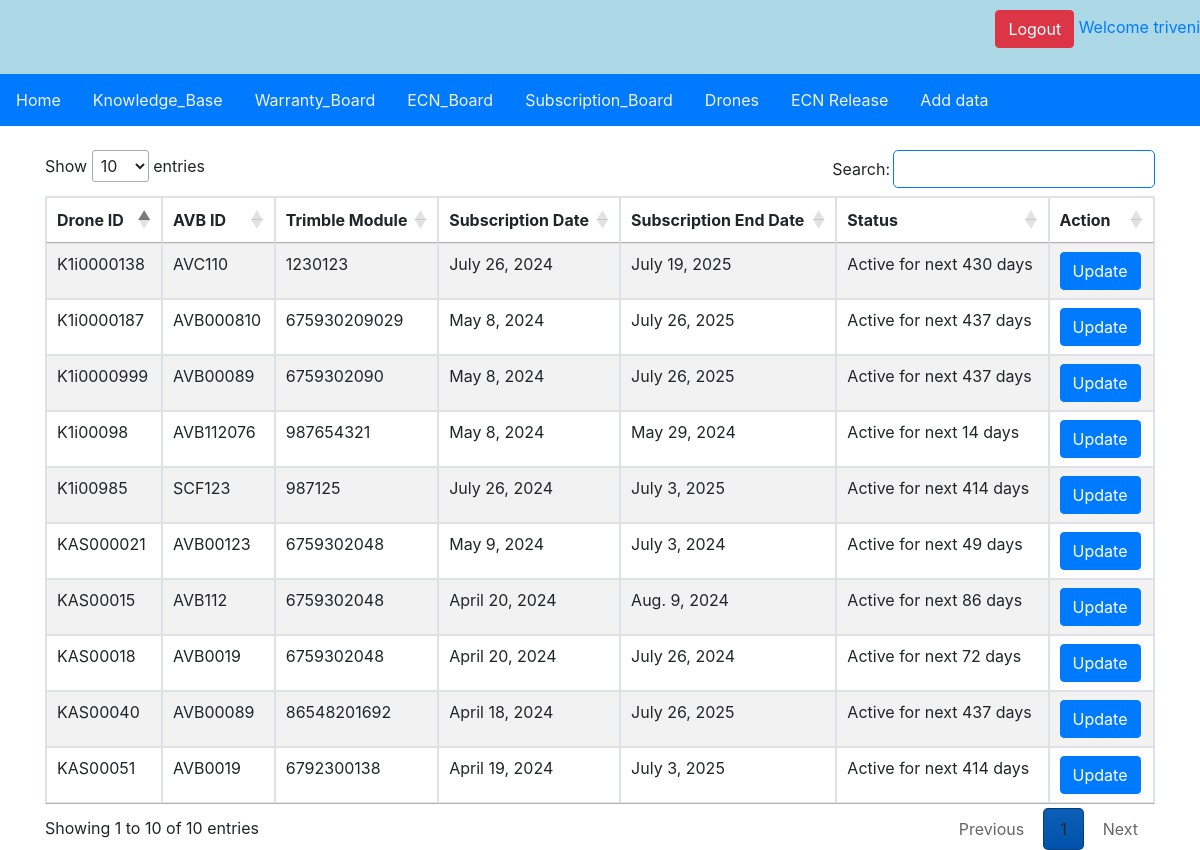
The app's page /subscription/ (signed in) with its own data.
### main/models.py (models this page shows, shortened)
class Drone(models.Model):
    id = models.AutoField(primary_key=True)
    Drone_id = models.CharField(max_length=20, unique=True)
    UIN = models.CharField(max_length=20, unique=True)
    drone_type = models.CharField(max_length=20, choices=type_drone, default=1)
    AVB = models.CharField(max_length=20)
    Timble_module = models.CharField(max_length=20)
    Subscription_date = models.DateField()
    Subscription_end_date = models.DateField()
    created_on = models.DateField(auto_now_add=True)

### main/views.py (the view)
# urls.py: path('subscription/', views.Subscription, name='subscription'),
def Subscription(request):
    drones = Drone.objects.all()
    today = datetime.now().date()  # Get today's date
    for drone in drones:
        if drone.Subscription_end_date < today:
            drone.subscription_status = 'Expired'
        else:
            days_remaining = (drone.Subscription_end_date - today).days
            drone.subscription_status = f'Active for next {days_remaining} days'
    return render(request, 'Subscription.html', {'drones': drones, 'today': today})

### static/templates/subscription.html (shortened to what this page needs)
{% include 'nav.html' %}
<!DOCTYPE html>
<html lang="en">
<head>
    <link rel="stylesheet" href="https://stackpath.bootstrapcdn.com/bootstrap/4.5.2/css/bootstrap.min.css">
    <link rel="stylesheet" type="text/css" href="https://cdn.datatables.net/1.11.5/css/jquery.dataTables.css">
</head>
<body>
<div class="container mt-4">
    <div class="row">
        <div class="col-md-12">
            <table id="warranties-table" class="table table-striped table-bordered" style="width:100%">
                <thead>
                <tr>
                    <th>Drone ID</th>
                    <th>AVB ID</th>
                    <th>Trimble Module</th>
                    <th>Subscription Date</th>
                    <th>Subscription End Date</th>
                    <th>Status</th>
                    <th>Action</th>
                </tr>
                </thead>
                <tbody>
                {% for drone in drones %}
                <tr>
                    <td>{{ drone.Drone_id }}</td>
                    <td>{{ drone.AVB }}</td>
                    <td>{{ drone.Timble_module }}</td>
                    <td>{{ drone.Subscription_date }}</td>
                    <td>{{ drone.Subscription_end_date }}</td>
                    <td>{{ drone.subscription_status }}</td>
                    <td>
                        {% if user.is_authenticated and user.is_staff %}
                        <button class="btn btn-primary btn-update" onclick="updateConfig('{{ drone.id }}')">Update</button>
                        {% endif %}
                    </td>
                </tr>
                {% endfor %}
                </tbody>
            </table>
        </div>
    </div>
</div>
</body>
</html>

### static/templates/nav.html (shortened to what this page needs)
<!DOCTYPE html>
<html xmlns="http://www.w3.org/1999/html">
<head>
<link rel="stylesheet" href="https://cdnjs.cloudflare.com/ajax/libs/font-awesome/5.15.4/css/all.min.css">
</head>
<body>
<div class="header">
  {% if request.user.is_authenticated %}
    <p align="right"><a href="{% url 'authapp:login' %}" class="btn btn-danger">Logout</a>
    <span><a class="greet">Welcome {{request.user}}</a></span>
    {% else %}
    <div>
      <a href="{% url 'authapp:login' %}" class="btn btn-secondary">Log-in</a>
      <a href="{% url 'authapp:register' %}" class="btn btn-info ">Register</a>
    </div></p>
    {% endif %}
</div>
<div id="navbar">
  <a href="{% url 'authapp:dashboard' %}">Home</a>
  <a href="{% url 'authapp:sop_list' %}">Knowledge_Base</a>
  <a href="{% url 'authapp:warranty_data' %}">Warranty_Board</a>
  <a href="{% url 'authapp:ecn_board' %}">ECN_Board</a>
  <a href="{% url 'authapp:subscription' %}">Subscription_Board</a>
  <a href="{% url 'authapp:drone' %}">Drones</a>
  {% if request.user.is_staff %}
  <a href="{% url 'authapp:release' %}">ECN Release</a>
  <a href="{% url 'authapp:data' %}">Add data</a>
    {% endif %}
</div>
</body>
</html>

### static/templates/nav.html (style rules this page uses)
body { margin: 0; font-size: 16px; font-family: Arial, Helvetica, sans-serif; }
.header { background-color: #ADD8E6; padding: 10px 0; text-align: center; }
#navbar { overflow: hidden; background-color: #007bff; }
#navbar a { float: left; display: block; color: #f2f2f2; text-align: center; padding: 14px 16px; text-decoration: none; font-size: 16px; }

### records on screen
Drone: Drone_id "KAS00018", AVB "AVB0019", Timble_module "6759302048", Subscription_date "April 20, 2024", Subscription_end_date "July 26, 2024", subscription_status "Active for next 72 days"
Drone: Drone_id "KAS00015", AVB "AVB112", Timble_module "6759302048", Subscription_date "April 20, 2024", Subscription_end_date "Aug. 9, 2024", subscription_status "Active for next 86 days"
Drone: Drone_id "KAS000021", AVB "AVB00123", Timble_module "6759302048", Subscription_date "May 9, 2024", Subscription_end_date "July 3, 2024", subscription_status "Active for next 49 days"
Drone: Drone_id "KAS00040", AVB "AVB00089", Timble_module "86548201692", Subscription_date "April 18, 2024", Subscription_end_date "July 26, 2025", subscription_status "Active for next 437 days"
Drone: Drone_id "KAS00051", AVB "AVB0019", Timble_module "6792300138", Subscription_date "April 19, 2024", Subscription_end_date "July 3, 2025", subscription_status "Active for next 414 days"
Drone: Drone_id "K1i00098", AVB "AVB112076", Timble_module "987654321", Subscription_date "May 8, 2024", Subscription_end_date "May 29, 2024", subscription_status "Active for next 14 days"
Drone: Drone_id "K1i0000138", AVB "AVC110", Timble_module "1230123", Subscription_date "July 26, 2024", Subscription_end_date "July 19, 2025", subscription_status "Active for next 430 days"
Drone: Drone_id "K1i0000999", AVB "AVB00089", Timble_module "6759302090", Subscription_date "May 8, 2024", Subscription_end_date "July 26, 2025", subscription_status "Active for next 437 days"
Drone: Drone_id "K1i0000187", AVB "AVB000810", Timble_module "675930209029", Subscription_date "May 8, 2024", Subscription_end_date "July 26, 2025", subscription_status "Active for next 437 days"
Drone: Drone_id "K1i00985", AVB "SCF123", Timble_module "987125", Subscription_date "July 26, 2024", Subscription_end_date "July 3, 2025", subscription_status "Active for next 414 days"

### other values on screen
{{ request.user }} "triveni"
